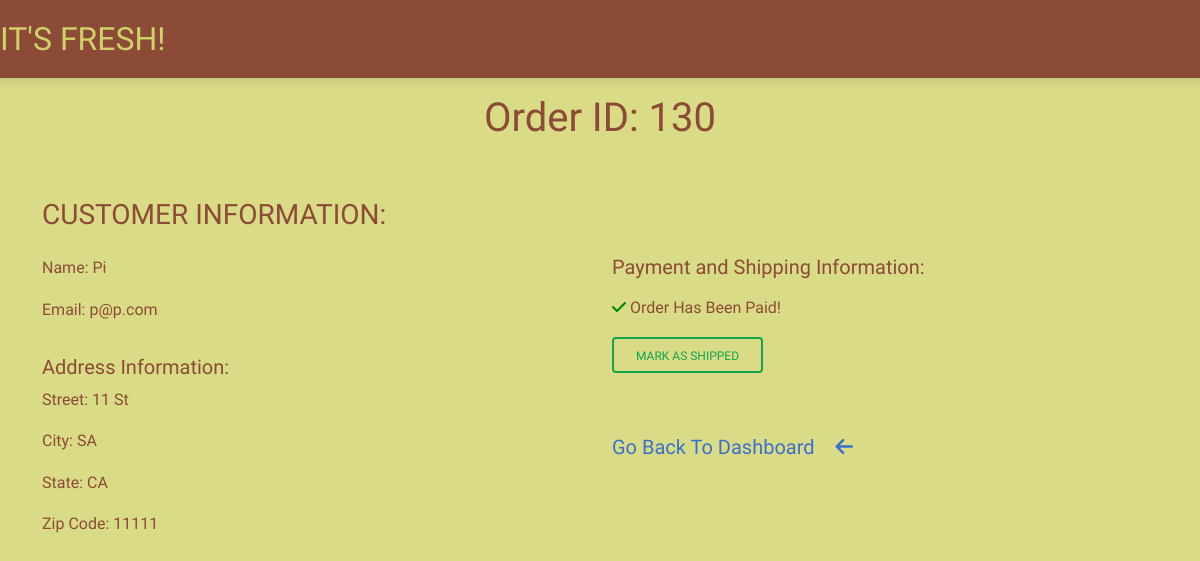
/cafe/orders/130/ (signed in), run on an earlier commit of the app's database.
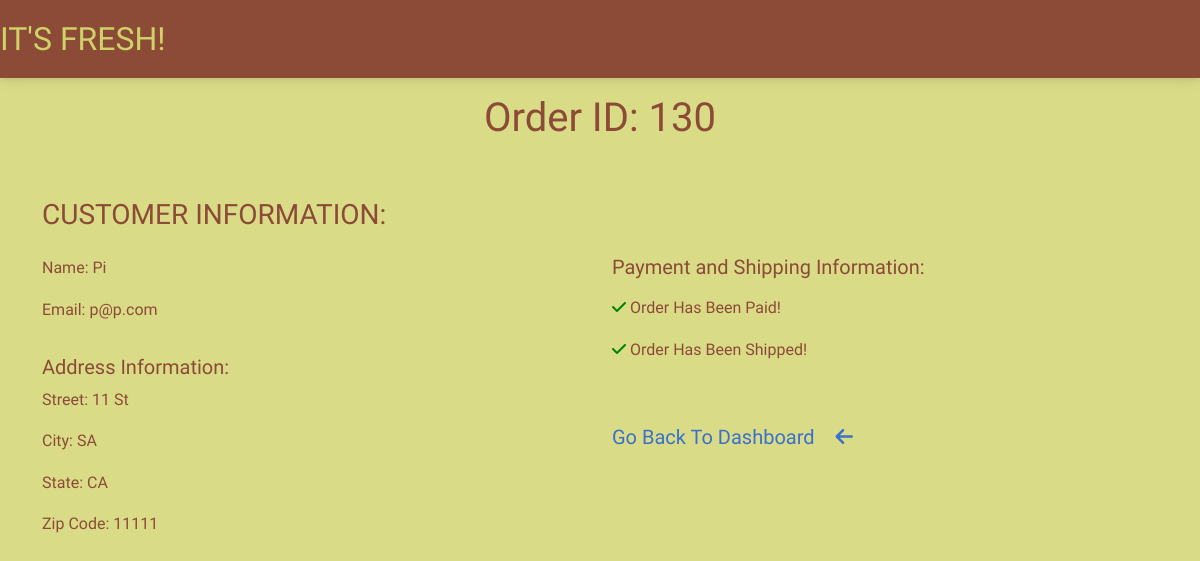
And on a later commit of the database.
### cafe/views.py (the view, shortened to what this page needs)
# urls.py: path('orders/<int:pk>/', OrderDetails.as_view(), name='order-details')
class OrderDetails(LoginRequiredMixin, UserPassesTestMixin, View):
    def get(self, request, pk, *args, **kwargs):
        order = OrderModel.objects.get(pk=pk)
        context = {
            'order': order
        }
        return render(request, 'cafe/order-details.html', context)
    def test_func(self):
        return self.request.user.groups.filter(name='Staff').exists()

### cafe/templates/cafe/order-details.html (shortened to what this page needs)
{% extends 'cafe/base.html' %}
{%  block content %}
<div class="container" style="color:#8C4B37;">
    <div class="row justify-content-center">
        <div class="col-md-6 col-sm-12 text-center mt-3">
            <h1>Order ID: {{ order.pk }}</h1>
        </div>
    </div>
    <div class="row justify-content-center">
        <div class="col-md-12 col-sm-12 mt-5">
            <h3>CUSTOMER INFORMATION:</h3>
        </div>
    </div>
    <div class="row justify-content-left">
        <div class="col-md-6 col-sm-12 text-left mt-3">
            <p><span style="font-weight: 400;">Name:</span> {{ order.name }}</p>
            <p><span style="font-weight: 400;">Email:</span> {{ order.email }}</p>
            <h5 class="pt-3">Address Information:</h5>
            <p><span style="font-weight: 400;">Street:</span> {{ order.street }}</p>
            <p><span style="font-weight: 400;">City:</span> {{ order.city }}</p>
            <p><span style="font-weight: 400;">State:</span> {{ order.state }}</p>
            <p><span style="font-weight: 400;">Zip Code:</span> {{ order.zip_code }}</p>
        </div>
        <div class="col-md-6 col-sm-12 mt-3">
            <h5>Payment and Shipping Information:</h5>
            <p class="mt-3">{% if order.is_paid%}
                <p><i style="color:green;" class="fas fa-check"></i>
                    <span class="pl-2">Order Has Been Paid!</span>
                </p>
                {% else %}
                <p><i style="color:red;" class="fas fa-times"></i>
                    <span class="pl-2">Order Has <strong>NOT</strong> Been Paid!  COLLECT CASH ON DELIVERY.</span>
                </p>
                {% endif %}
            </p>
            {% if order.is_shipped%}
            <p><i style="color:green;" class="fas fa-check"></i>
                <span class="pl-2">Order Has Been Shipped!</span>
            </p>
            {% else %}
            <form method="POST">
                <button type="submit" class="btn btn-outline-success">Mark as Shipped</button>
            </form>
            {% endif %}
            <p >
                <a href='{% url "dashboard" %}'>
                    <h5>Go Back To Dashboard
                        <i class='fa-solid fa-arrow-left ms-3 pt-5'></i></h5>
                </a>
            </p>
        </div>
    </div>
</div>
{% endblock content %}

What changed in the data, as far as the page shows it:
changed OrderModel "Pi": is_shipped False → True (drawn)
Also different on the page:
text no longer shown: "MARK AS SHIPPED"
text now shown: "Order Has Been Shipped!"
